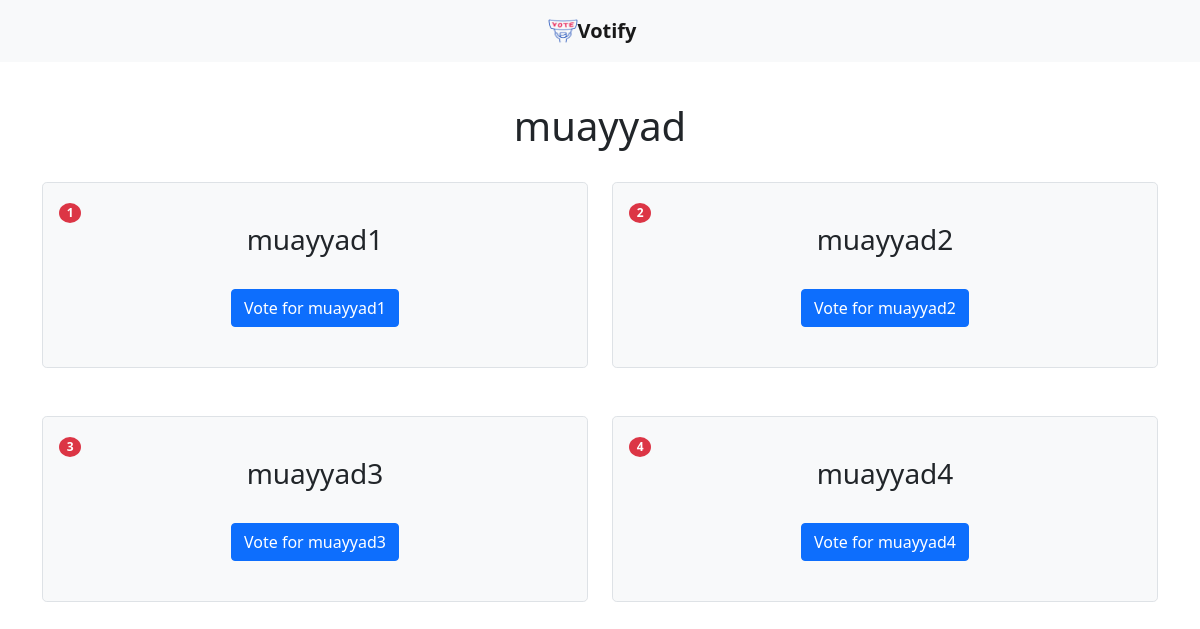
Page /poll/9/poll_vote on the committed database.
### votingapp/models.py (models this page shows, shortened)
class Poll(models.Model):
    author = models.ForeignKey('auth.User', on_delete=models.DO_NOTHING)
    title = models.CharField(max_length=256, unique=True)
    created_date = models.DateTimeField(default=timezone.now())
    last_update = models.DateTimeField(default=timezone.now())

class Answer(models.Model):
    poll = models.ForeignKey(Poll, related_name='options', on_delete=models.CASCADE)
    title = models.CharField(max_length=256)
    isRequired = models.BooleanField()
    votes = models.IntegerField(default=0, blank=True)

### votingapp/views.py (the view)
# urls.py: path('poll/<int:pk>/poll_vote', poll_vote.as_view(), name='poll_vote'),
class poll_vote(DetailView):
    model = Poll
    template_name = 'poll_vote.html'

### votingapp/templates/votingapp/poll_vote.html (shortened to what this page needs)
{% extends 'shared.html' %}
{% block body_block %}
<div class="d-flex justify-content-center p-4">
  <h1>{{ object.title }}</h1>
</div>
<div>
  <div class="row gy-5">
    {% for answer in object.options.all %}
    <div class="col-6">
      <div class="p-3 border bg-light rounded-3">
        <span class="badge rounded-circle bg-danger">{{forloop.counter}}</span>
        <div class="d-flex justify-content-center ">
          <h3>{{answer.title}}</h3>
        </div>
        <div class="d-flex justify-content-center  p-4">
          <a href="{% url 'votingapp:poll_vote_action' pk=answer.pk %}"> <button class="btn btn-primary" type="button">Vote for {{answer.title}}</button></a>
        </div>
      </div>
    </div>
    {% endfor %}
  </div>
</div>
{% endblock %}

### rows in the picture
Poll: title "muayyad"
Answer: title "muayyad1"
Answer: title "muayyad2"
Answer: title "muayyad3"
Answer: title "muayyad4"
